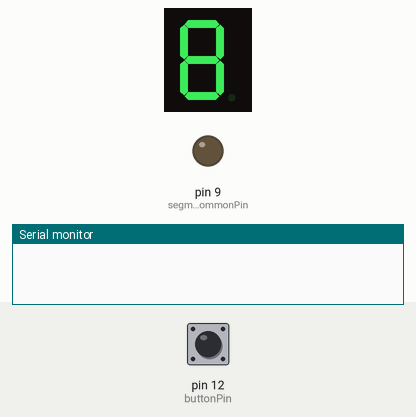
Simulated run of this sketch. Board: Arduino Uno, built with avr-gcc and run on an emulated ATmega328P. Parts: 1-digit seven-segment display, output pins drawn as LEDs (lit = HIGH), the last lines printed to the serial monitor. Wiring (inferred from the names in the program): 1-digit 7-segment display, segments lit when LOW: segments pin 2, pin 3, pin 4, pin 5, pin 6, pin 7, pin 8. The inputs (shaded band) are chosen by the test bench; at power-on: pin 12 (buttonPin) HIGH. Random numbers use the default seed unless the sketch sets one; the segment pins are drawn as the display they are named for; pins used as bus, display or sensor lines are not drawn.

Above: at 1.2 s.
1.3 s: pin 12 (buttonPin) pulled LOW for 1 s
At 3.4 s:
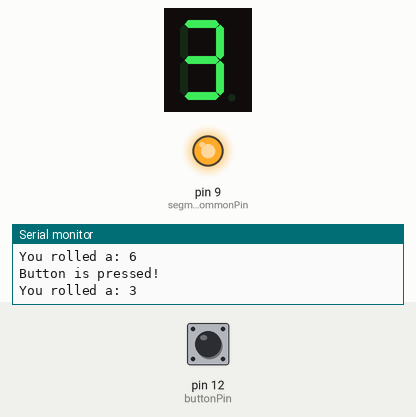
3.8 s: pin 12 (buttonPin) pulled LOW for 0.15 s
At 4.5 s:
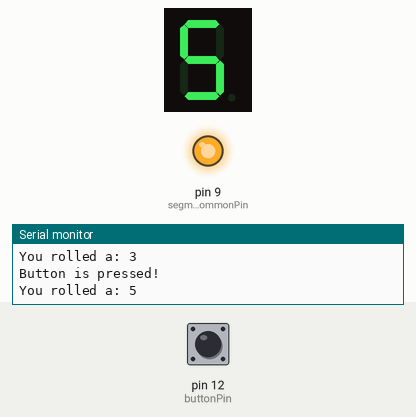
5.4 s: pin 12 (buttonPin) pulled LOW for 3.2 s
At 9.4 s:
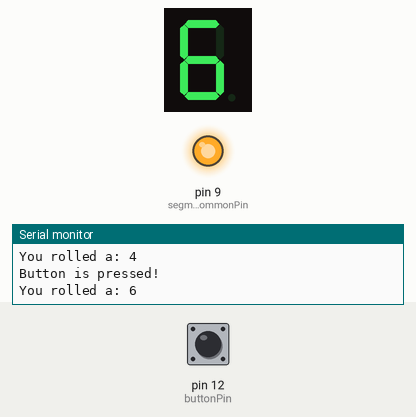
Timing chart, 0 to 10.9 s (numbered marks = the images above; inputs shaded):
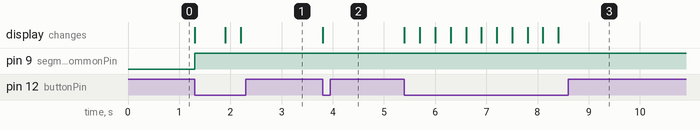

The sketch:

Arduino_SevenSegmentLED.ino
```cpp
/*
   Author: Michael Gates
   Date: 2 December 2016
   Description: When a button is pressed, a random number will be generated and then displayed on a 7-segment LED
*/

int segmentStartPin = 2;
int segmentEndPin = 8;
int segmentCommonPin = 9;
int buttonPin = 12;


int segmentPins[] = {2,3,4,5,6,7,8};
byte digits [10][8] =
{
  //10 digits 8 segments including .
  {1,1,1,1,1,1,0,0},//0
  {0,1,1,0,0,0,0,0},//1
  {1,1,0,1,1,0,1,0},//2
  {1,1,1,1,0,0,1,0},//3
  {0,1,1,0,0,1,1,0},//4
  {1,0,1,1,0,1,1,0},//5
  {1,0,1,1,1,1,1,0},//6
  {1,1,1,0,0,0,0,0},//7
  {1,1,1,1,1,1,1,0},//8
  {1,1,1,1,0,1,1,0}//9
};

void setup()
{
  Serial.begin(9600);

  for(int i=segmentStartPin; i<=segmentEndPin; i++)
  {
    pinMode(i, OUTPUT);
  }
  pinMode(segmentCommonPin, OUTPUT);
  pinMode(buttonPin, INPUT_PULLUP);
}

void loop()
{
  int buttonState = digitalRead(buttonPin);

  if(buttonState == LOW)
  {
    onButtonPress();
    delay(300);
  }
}

void onButtonPress()
{
  Serial.println("Button is pressed!");

  digitalWrite(segmentCommonPin, HIGH);

  int ran = random(1, 7);
  setSegment(ran);

  Serial.print("You rolled a: ");
  Serial.println(ran);
}

void setSegment(int n)
{
  for(int i=0; i<7; i++)
  {
    digitalWrite(segmentPins[i],!digits[n][i]);
  }
}
```

Measured:
- after the input at 1.3 s, pin 9 (segmentCommonPin): LOW → HIGH at once; the display: first changes at once (image 1 shows a later state)
- after the input at 3.8 s, the display: changes at once (image 2)
- after the input at 5.4 s, the display: first changes at once (image 3 shows a later state)
